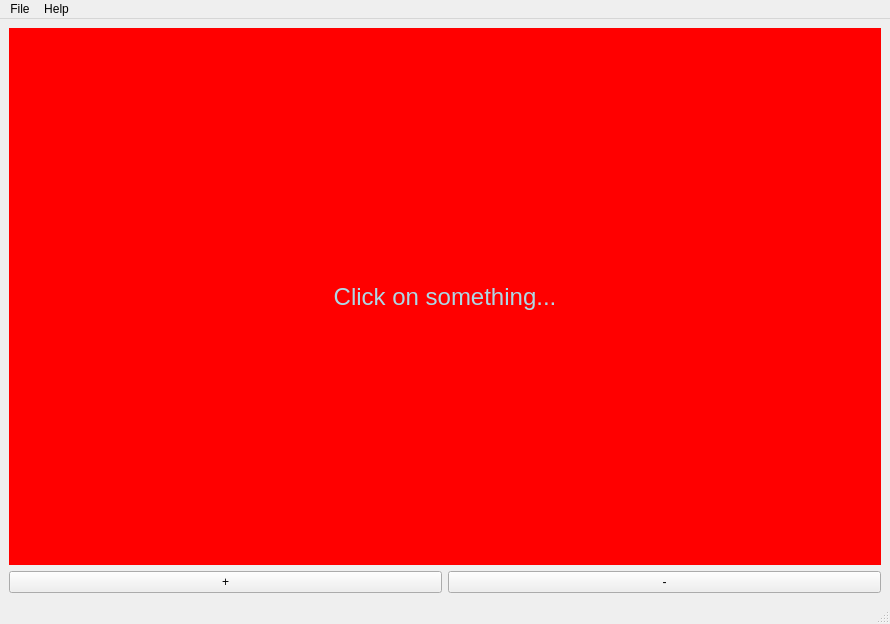
<?xml version="1.0" encoding="UTF-8"?>
<ui version="4.0">
 <class>MainWindow</class>
 <widget class="QMainWindow" name="MainWindow">
  <property name="geometry">
   <rect>
    <x>0</x>
    <y>0</y>
    <width>890</width>
    <height>624</height>
   </rect>
  </property>
  <property name="windowTitle">
   <string>MainWindow</string>
  </property>
  <widget class="QWidget" name="centralwidget">
   <layout class="QVBoxLayout" name="verticalLayout">
    <item>
     <widget class="QLabel" name="l1">
      <property name="font">
       <font>
        <pointsize>18</pointsize>
       </font>
      </property>
      <property name="styleSheet">
       <string notr="true">color: lightblue;
background: red;</string>
      </property>
      <property name="text">
       <string>Click on something...</string>
      </property>
      <property name="alignment">
       <set>Qt::AlignCenter</set>
      </property>
     </widget>
    </item>
    <item>
     <layout class="QHBoxLayout" name="horizontalLayout">
      <item>
       <widget class="QPushButton" name="btn_plus">
        <property name="text">
         <string>+</string>
        </property>
       </widget>
      </item>
      <item>
       <widget class="QPushButton" name="btn_minus">
        <property name="text">
         <string>-</string>
        </property>
       </widget>
      </item>
     </layout>
    </item>
   </layout>
  </widget>
  <widget class="QMenuBar" name="menubar">
   <property name="geometry">
    <rect>
     <x>0</x>
     <y>0</y>
     <width>890</width>
     <height>30</height>
    </rect>
   </property>
   <widget class="QMenu" name="menuFile">
    <property name="title">
     <string>File</string>
    </property>
    <addaction name="actionOpen"/>
    <addaction name="actionSave"/>
    <addaction name="actionQuit"/>
   </widget>
   <widget class="QMenu" name="menuHelp">
    <property name="title">
     <string>Help</string>
    </property>
    <addaction name="actionAbout"/>
   </widget>
   <addaction name="menuFile"/>
   <addaction name="menuHelp"/>
  </widget>
  <widget class="QStatusBar" name="statusbar"/>
  <action name="actionOpen">
   <property name="text">
    <string>Open...</string>
   </property>
  </action>
  <action name="actionSave">
   <property name="text">
    <string>Save...</string>
   </property>
  </action>
  <action name="actionQuit">
   <property name="text">
    <string>Quit</string>
   </property>
  </action>
  <action name="actionAbout">
   <property name="text">
    <string>About</string>
   </property>
  </action>
 </widget>
 <resources/>
 <connections/>
</ui>
